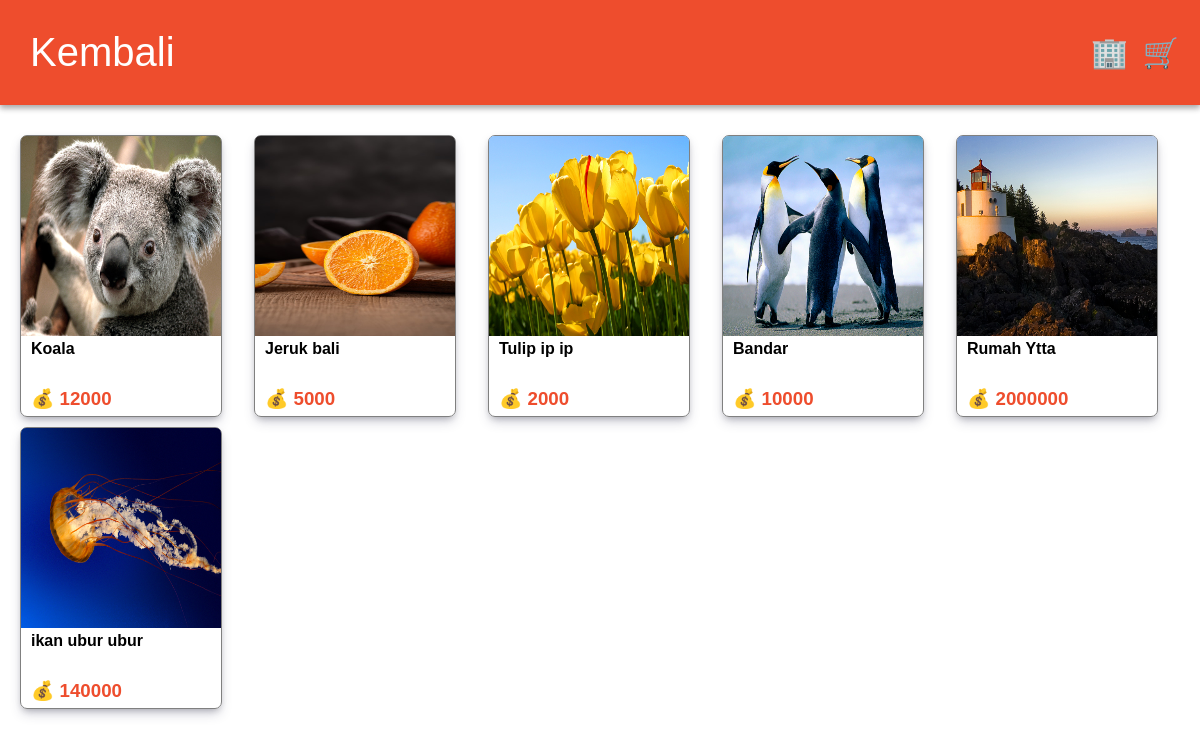
Page /kategori.php (signed in) on the committed database.
### tables this page shows
CREATE TABLE `produk` (
  `id` int(11) NOT NULL,
  `produk` varchar(50) DEFAULT NULL,
  `keterangan` varchar(200) DEFAULT NULL,
  `harga` int(11) DEFAULT NULL,
  `img` varchar(50) DEFAULT NULL,
  `kategori` varchar(50) DEFAULT NULL
);

### fungsi.php (called while the page is built, shortened)
<?php
$conn = mysqli_connect('localhost','root','','shop');
function ambil($query){
    global $conn;
    $result = mysqli_query($conn,$query);
    $rows = [];
    while($row = mysqli_fetch_assoc($result) ){
        $rows[] = $row;
    }
    return $rows;
}
?>

### kategori.php (the view, shortened to what this page needs)
<?php
require 'fungsi.php';
$kategori = $_GET["kategori"];
$produk = ambil("SELECT * FROM produk WHERE kategori like '%$kategori%' ");
?>
<!DOCTYPE html>
<html lang="en">
<head>
    <link rel="stylesheet" href="css/kategori.css">
</head>
<body>
<div class="navbar">
        <a href="index.php"><h1>Kembali</h1></a>
        <ul>
            <?php if($_SESSION["login"] === true) : ?>
                <li class="profil">
                <a href="profil.php">🏢</a>
                <a href="keranjang.php">🛒 </a>
                </li>
            <?php endif ; ?>
        </ul>
    </div>
<div class="kelompok">
    <ul class="produk">
            <?php foreach($produk as $produknya) : ?>
            <li>
                <div class="isi">
                    <a href="produk.php?id=<?= $produknya["id"] ?>">
                        <img src="img/<?= $produknya["img"] ?>">
                        <h4 ><?= $produknya["produk"] ?></h4>
                        <h3>💰 <?= $produknya["harga"] ?></h3>
                    </a>
                </div>
            </li>
            <?php endforeach ; ?>
        </ul>
</div>
</body>
</html>

### css/kategori.css (style rules this page uses)
* { margin: 0; padding: 0; }
body { font-family: sans-serif; }
li { list-style: none; }
a { text-decoration: none; color: black; }
img { border-radius: 5px 5px 0 0; width: 200px; height: 200px; }
.navbar { display: flex; padding: 30px; background-color: #ee4d2d; box-shadow: rgba(0, 0, 0, 0.16) 0px 3px 6px, rgba(0, 0, 0, 0.23) 0px 3px 6px; align-items: center; justify-content: space-between; color: white; }
.navbar h1 { font-weight: 100; }
.navbar ul li.profil { margin-right: -10px; box-sizing: border-box; }
.navbar ul li.profil a { font-size: 30px; margin-left: 10px; }
.navbar a { color: white; font-size: 20px; }
.kelompok { padding: 20px; }
.produk { display: grid; gap:10px; grid-template-columns: repeat(auto-fill,minmax(200px, 1fr)); }
.isi { border: 1px solid gray; box-shadow: rgba(50, 50, 93, 0.25) 0px 6px 12px -2px, rgba(0, 0, 0, 0.3) 0px 3px 7px -3px; border-radius: 7px; width: 200px; height: 280px; }
.isi a h4 { margin-left: 10px; color: black; }
.isi a h3 { margin-top: 30px; margin-left: 10px; color :#ee4d2d; }

### rows in the picture
produk: img (picture), produk "Koala", harga "12000"
produk: img (picture), produk "Jeruk bali", harga "5000"
produk: img (picture), produk "Tulip ip ip", harga "2000"
produk: img (picture), produk "Bandar", harga "10000"
produk: img (picture), produk "Rumah Ytta", harga "2000000"
produk: img (picture), produk "ikan ubur ubur", harga "140000"
